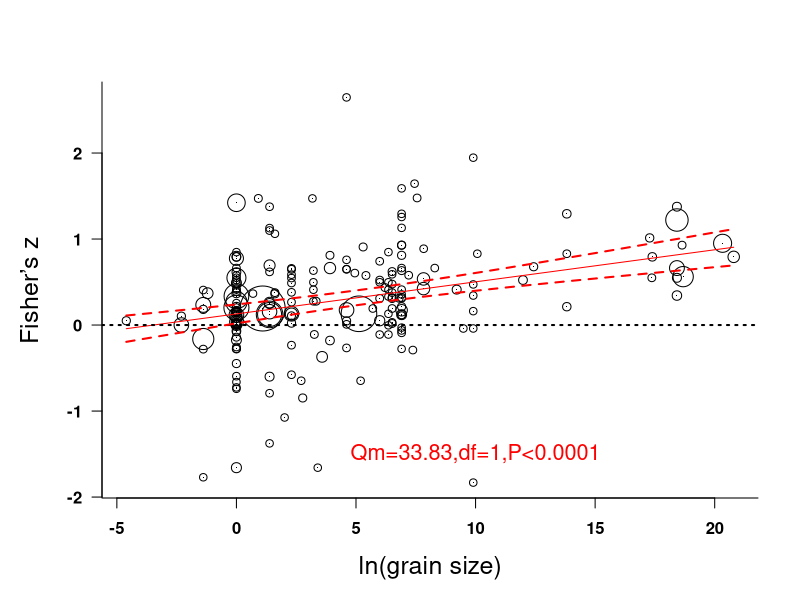
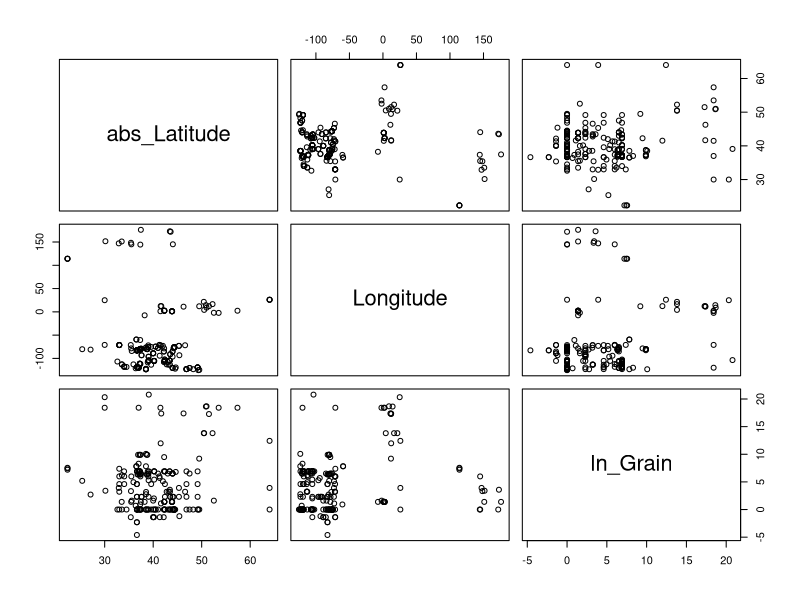
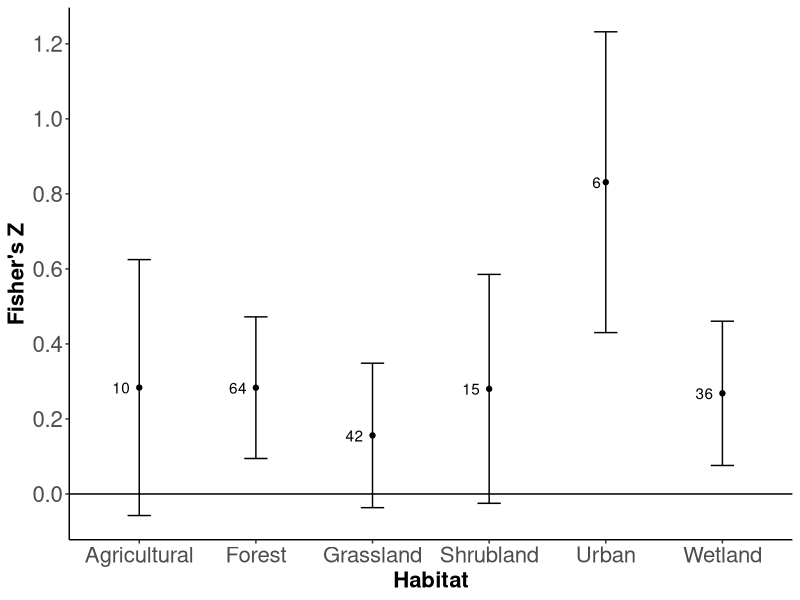
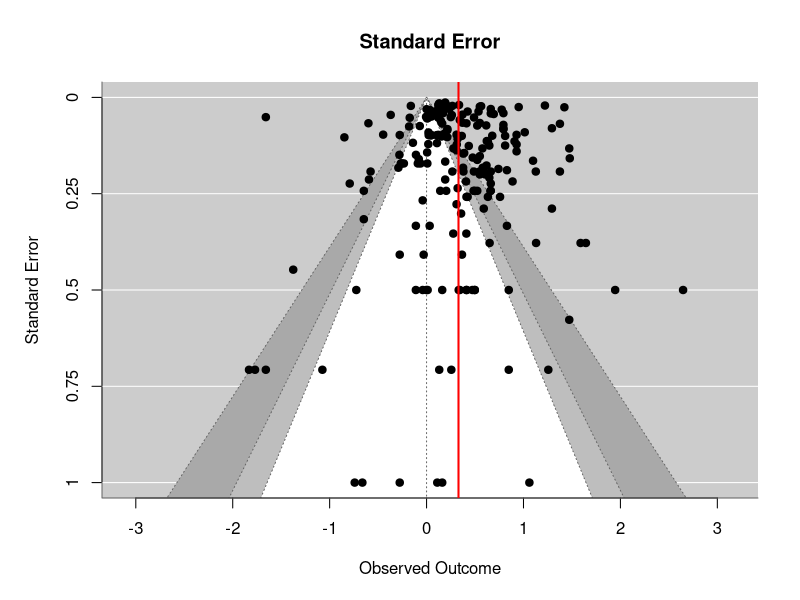

Here is the R script that generated these plots, in order:
## ---- chunk 1
library(metafor)
library(plyr)
library(polycor)
library(readr)
library(ggplot2)
## ---- chunk 2
dat<- read_csv("../data/DataS2_MetaAnalysisDatabase.csv")
dat<-as.data.frame(dat)
dat$abs_Latitude <- abs(dat$Latitude)
## ---- chunk 3
random <- list(~ 1 | Study / Case)
metar <- rma.mv(yi = z, V = var_z, mods = ~ ln_Grain, random = random, data = dat, method = "ML")

###得到图1及table2中的结果
summary(metar)

####计算该分层模型的I2
W <- diag(1/dat$var_z)
X <- model.matrix(metar)
P <- W - W %*% X %*% solve(t(X) %*% W %*% X) %*% t(X) %*% W
100 * sum(metar$sigma2) / (sum(metar$sigma2) + (metar$k-metar$p)/sum(diag(P)))
## ---- chunk 4
par(mar=c(5.1,5.1,4.1,2.1))
new_ln_Grain<-seq(from = min(dat$ln_Grain),to = max(dat$ln_Grain), length = 204)
preds <- predict(metar, newmods=new_ln_Grain)
wi<- 1/dat$var_z
wi <- na.omit(wi)
size  <-1+ 5.0 * (wi - min(wi))/(max(wi) - min(wi))

plot(dat$ln_Grain, dat$z, pch=1, cex=size, col="black",
         xlab="ln(grain size)", ylab="Fisher’s z",
         las=1, bty="l", font=2,cex.lab=1.5)
points(dat$ln_Grain, dat$z, pch=16, cex=0.1)
lines(new_ln_Grain, preds$pred,col="red")
abline(h=0, lty="dotted",col="black",lwd=2)
lines(new_ln_Grain, preds$ci.lb, lty="dashed",lwd=2,col="red")
lines(new_ln_Grain, preds$ci.ub, lty="dashed",lwd=2,col="red")
text(c(10), -1.5, c("Qm=33.83,df=1,P<0.0001"),cex=1.3,font=1,col="red")
## ---- chunk 5
pairs(~ abs_Latitude + Longitude + ln_Grain, data = dat)
dat$Habitat_type<-as.factor(dat$Habitat_type)
dat$Extent<-as.ordered(dat$Extent)

hetcor(data = dat[, c("ln_Grain", "abs_Latitude", "Longitude", "Extent", "Habitat_type")], std.err = FALSE)

lat <- rma.mv(yi = z, V = var_z, mods = ~ abs_Latitude, random = random, data = dat, method = "ML")
lon2 <- rma.mv(yi = z, V = var_z, mods = ~ Longitude + I(Longitude^2), random = random, data = dat, method = "ML")
ext <- rma.mv(yi = z, V = var_z, mods = ~ -1 + Extent, random = random, data = dat, method = "ML")
ext.ord <- rma.mv(yi = z, V = var_z, mods = ~ ordered(Extent), random = random, data = dat, method = "ML")
summary(ext.ord)

subset.hab <- dat[which(dat$Habitat_type != "many"), ]
hab.full <- rma.mv(yi = z, V = var_z, mods = ~ -1 + Habitat_type, random = random, data = dat, method = "ML")
hab <- rma.mv(yi = z, V = var_z, mods = ~ -1 + Habitat_type, random = random, data = subset.hab, method = "ML")
hab.Q <- rma.mv(yi = z, V = var_z, mods = ~ Habitat_type, random = random, data = subset.hab, method = "ML")
summary(hab.Q)

###I2的计算
W <- diag(1/subset.hab$var_z)
X <- model.matrix(hab.Q)
P <- W - W %*% X %*% solve(t(X) %*% W %*% X) %*% t(X) %*% W
100 * sum(hab.Q$sigma2) / (sum(hab.Q$sigma2) + (hab.Q$k-hab.Q$p)/sum(diag(P)))
## ---- chunk 6
coef(summary(hab))
estimates4 <- coef(summary(hab))[,1]
se4 <- coef(summary(hab))[,2]
variances4<- se4^2

dd1<-as.data.frame(table(subset.hab$Habitat_type))

samplesize<-as.data.frame(dd1$Freq)
samplesize<-samplesize[-4,]
labels4 <- c("Agricultural", "Forest", "Grassland", "Shrubland", "Urban", "Wetland")
dat2<-as.data.frame(cbind(labels4,estimates4,se4))

dat2$estimates4 <- as.numeric(as.character(dat2$estimates4))
dat2$se4 <- as.numeric(as.character(dat2$se4))
dat2$samplesize <- samplesize

ggplot(dat=dat2,aes(x=labels4, y=estimates4))+geom_point()+
geom_errorbar(aes(ymin=estimates4-1.96*se4, 
                  ymax=estimates4+1.96*se4), 
              width=.2)+
             theme_bw() + 
             labs(x="Habitat",y="Fisher's Z")+
             scale_y_continuous(breaks = seq(-0.2, 1.2, by = 0.2))+
             theme(panel.border = element_blank(), 
             panel.grid.major = element_blank(),
             panel.grid.minor = element_blank(), 
             axis.line = element_line(colour = "black"))+
             theme(axis.text=element_text(size=16),
             axis.title=element_text(size=16,face="bold"))+
             geom_hline(yintercept =0)+
  geom_text(aes(label=samplesize), hjust=1.5)
## ---- chunk 7
randomonly <- rma.mv(yi = z, V = var_z, random = random, data = dat, method = "REML")
randomonly2 <- rma(yi = z, vi = var_z, data = dat)
funnel(randomonly2, level=c(90, 95, 99),
       shade=c("white", "gray", "darkgray"), refline=0,
       main="Standard Error")
abline(v=randomonly$b, lty="solid",col="red",lwd=2)
